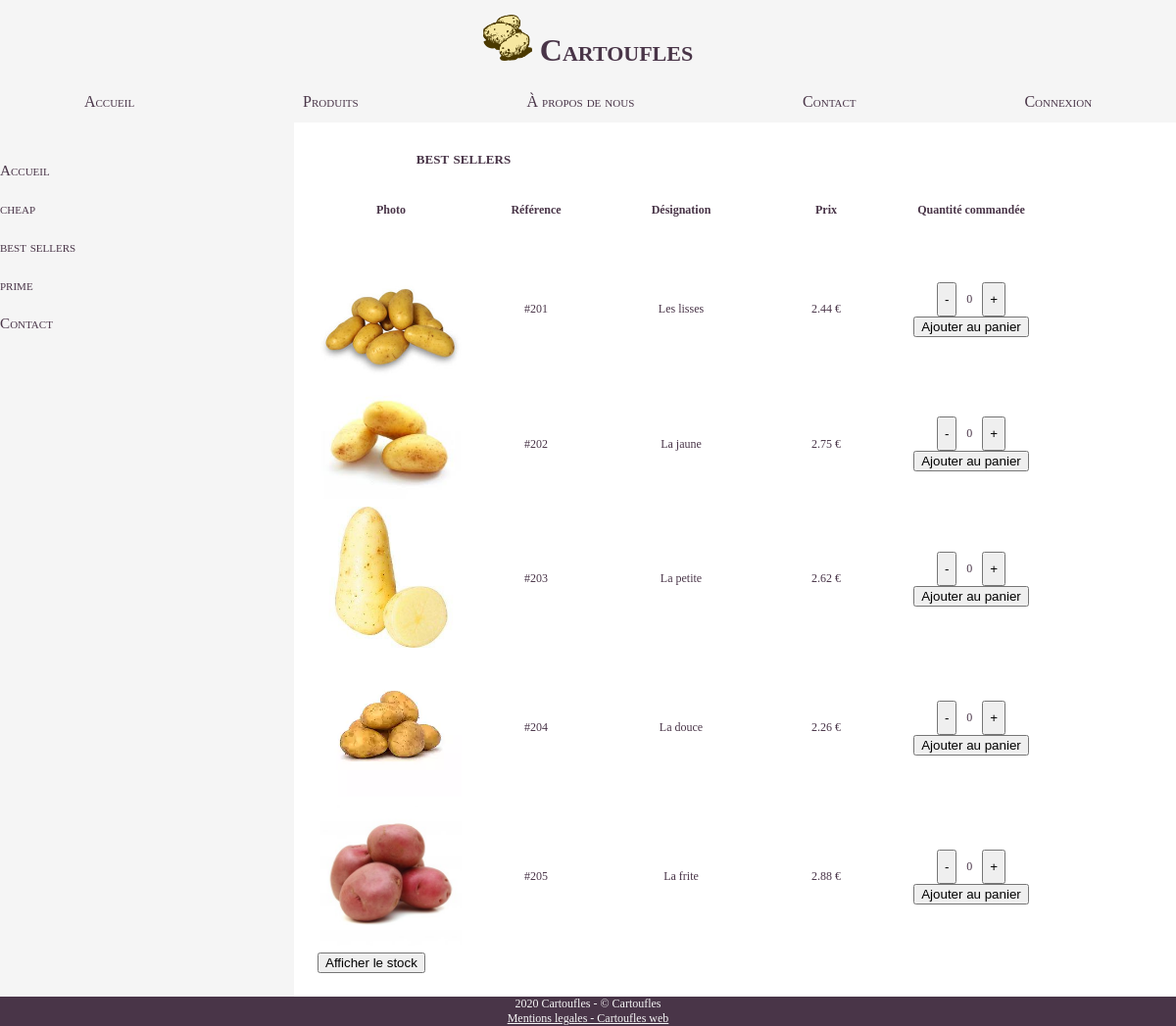
The page /products.php?cat=best_sellers on the database its author committed.
### tables this page shows
CREATE TABLE produit(
    id INT PRIMARY KEY,
    designation VARCHAR(50),
    categorie VARCHAR(50),
    stock INT DEFAULT 0,
    price DECIMAL(3,2) NOT NULL
);

### products.php (the view, shortened to what this page needs)
<!DOCTYPE html>
<html>
    <body>
        <main>
            <?php require 'php/side_nav.php' ?>
            <section class="products">
                <table>
                    <thead>
                        <tr>
                            <?php echo "<th colspan=\"2\"><h2>" . str_replace('_', ' ', $_GET["cat"]) . "</h2></th>" ?>
                        </tr>
                    </thead>
                    <tbody>
                        <tr>
                            <td><h4>Photo</h4></td>
                            <td><h4>R&eacute;f&eacute;rence</h4></td>
                            <td><h4>D&eacute;signation</h4></td>
                            <td><h4>Prix</h4></td>
                            <td><h4>Quantit&eacute; command&eacute;e</h4></td>
                        </tr>
                        <?php
                            require_once 'php/sqlconnect.php';
                            $cat = $_GET['cat'];
                            $stmt = $connection->prepare("SELECT * FROM produit WHERE categorie LIKE '$cat'");
                            $stmt->execute();
                            $stmt->setFetchMode(PDO::FETCH_ASSOC);
                            while ($product = $stmt->fetch()) {
                                echo "<tr><td><img src=\"img/" . $_GET["cat"] . "/" . $product['id'] . ".jpg\" alt=\"\"></td>";
                                echo "<td>#" . $product['id'] . "</td>";
                                echo "<td>" . $product["designation"] . "</td>";
                                echo "<td>" . $product["price"] . " €</td>";
                                echo "<td><div class=\"quantite_produit\"><button class=\"bouton_moins\" name=" . $product['id'] . ">-</button><p>0</p><button class=\"bouton_plus\" name=" . $product['id'] . ">+</button></div><button>Ajouter au panier</button></td></tr>";
                            }
                        ?>
                    </tbody>
                </table>
                <button id="bouton_stock">Afficher le stock</button>
            </section>
        </main>
    </body>
</html>

### css/style.css (style rules this page uses)
body { margin: 0px; min-height: 100vh; display: flex; flex-direction: column; color: #493548; font-size: 1.5vh; }
header { background-color: whitesmoke; position: sticky; top: 0px; }
header > nav { display: flex; justify-content: space-around; }
header > nav > a { flex: auto; text-align: center; max-width: 24%; font-size: 2vh; border-bottom: 2px whitesmoke solid; text-decoration: none; font-variant: small-caps; padding-top: 10px; padding-bottom: 10px; }
main { display: flex; flex-grow: 1; }
section { flex-grow: 1; padding: 3vh; padding-top: 1vh; }
td { text-align: center; min-width: 18vh; }
td > img { width: 18vh; }
.quantite_produit { display: flex; flex-direction: row; justify-content: center; }
.quantite_produit > p { margin: 10px; }
footer { background-color: #493548; color: whitesmoke; text-align: center; }
footer > p { text-align: center; margin: 0px; }
footer > a { color: whitesmoke; }
h1 { margin: 5px; padding: 10px; font-variant: small-caps; text-align: center; font-size: 4vh; }
h1 > a { text-decoration: none; }
h1 > a > img { width: 50px; }
h2 { font-variant: small-caps; text-align: center; }
p { text-align: justify; }
a { color: #493548; }

### rows shown on the page
produit: shows a picture, id "201", designation "Les lisses", price "2.44"
produit: shows a picture, id "202", designation "La jaune", price "2.75"
produit: shows a picture, id "203", designation "La petite", price "2.62"
produit: shows a picture, id "204", designation "La douce", price "2.26"
produit: shows a picture, id "205", designation "La frite", price "2.88"

### other values the page prints
str_replace('_', ' ', $cat['categorie']) "cheap"
str_replace('_', ' ', $cat['categorie']) "best sellers"
str_replace('_', ' ', $cat['categorie']) "prime"
str_replace('_', ' ', $_GET["cat"]) "best sellers"
